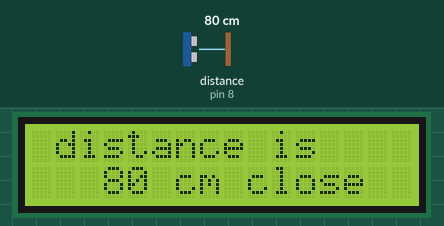
This sketch was run on a simulated Arduino Uno, built with avr-gcc and run on an emulated ATmega328P. Shown: 16×2 character LCD. Wiring (inferred from the names in the program): ultrasonic range finder: trigger pin 7; echo pin 8. Inputs (shaded band) come from the test bench; at power-on: distance to the obstacle (sensor on pin 8) 80 cm. The echo pulse lasts 58.3 µs per cm.

Above: at 2.1 s.
2.2 s: distance to the obstacle (sensor on pin 8) set to 98 cm
At 3.5 s:
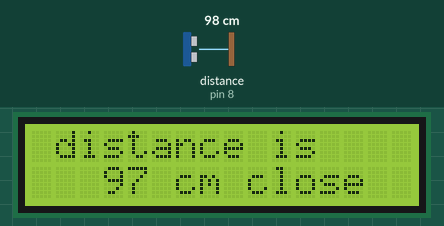
4.6 s: distance to the obstacle (sensor on pin 8) set to 104 cm
At 5.2 s:
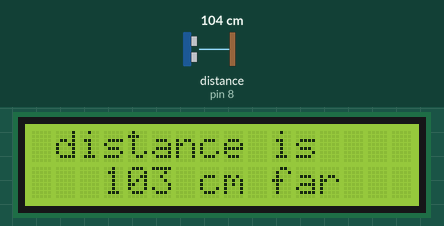
7.0 s: distance to the obstacle (sensor on pin 8) set to 2 cm
At 8.3 s:
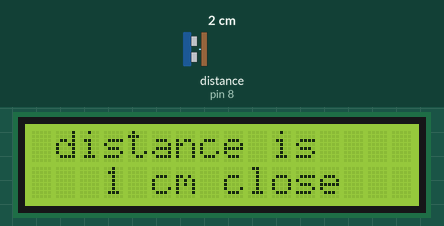
Timing chart, 0 to 10.0 s (numbered marks = the images above; inputs shaded):
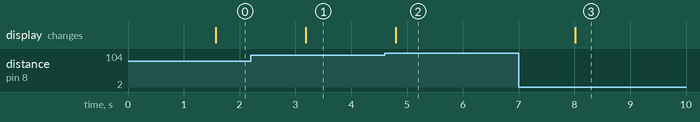

Measured:
- the behaviour switches between 100 and 101 cm on distance to the obstacle (sensor on pin 8) (found by bisection; images 1 and 2)
- after the input at 2.2 s, the display: changes after 0.99 s (image 1)
- after the input at 4.6 s, the display: changes after 0.20 s (image 2)
- after the input at 7.0 s, the display: changes after 1.0 s (image 3)

The sketch:

distance_meter.ino
```cpp
/*
   This code writen by "Ahmed Fadel" at 29/6/2016
   you can follow "Ahmed Fadel on Facebook from here
   www.fb.com/medofadel48
   This project is about measuring distance and display the ruslts
   on LCD
   Circuit and wiring methoed
   "Ultrasonnic"
   Trigpin to arduino pin 7
   echo pin to arduino pin 8
   "LCD"
   D4 >> pin 5
   D5 >> pin 4
   D6 >> pin 3
   D7 >> pin 2'
   R/W >> GND
   Enable >> pin 11
   RS >> pin 12
   V0 >> 10K pot
*/
#include <LiquidCrystal.h> // add LCD library
#define echoPin 8
#define trigPin 7
int maximumRange = 100;
long duration , distance ;
// initialize the library with the numbers of the interface pins
LiquidCrystal lcd (12, 11, 5, 4, 3, 2);

void setup() {

  pinMode(trigPin, OUTPUT);
  pinMode(echoPin, INPUT);
  // set up the LCD's number of columns and rows:
  lcd.begin(16, 2);
  lcd.print("Good day ^_^ "); //LCD start quouts
}
void loop() {
  delay(1500);
  //ultrasinic initalize
  digitalWrite(trigPin, LOW);
  delayMicroseconds(2);

  digitalWrite(trigPin, HIGH);
  delayMicroseconds(10);

  digitalWrite(trigPin, LOW);
  duration = pulseIn(echoPin, HIGH);  //measure time
  distance = duration / 58.2;  //calculate distance
  if (distance >= maximumRange) {
    //what display on LCD
    lcd.clear();
    lcd.setCursor(1, 0);
    lcd.print("distance is");
    lcd.setCursor(3, 2);
    lcd.print(distance);
    lcd.print (" cm far");
  }

  else {
    lcd.clear();
    lcd.setCursor(1, 0);
    lcd.print("distance is");
    lcd.setCursor(3, 2);
    lcd.print(distance);
    lcd.print (" cm close");
  }

  delay(100);
}
```
